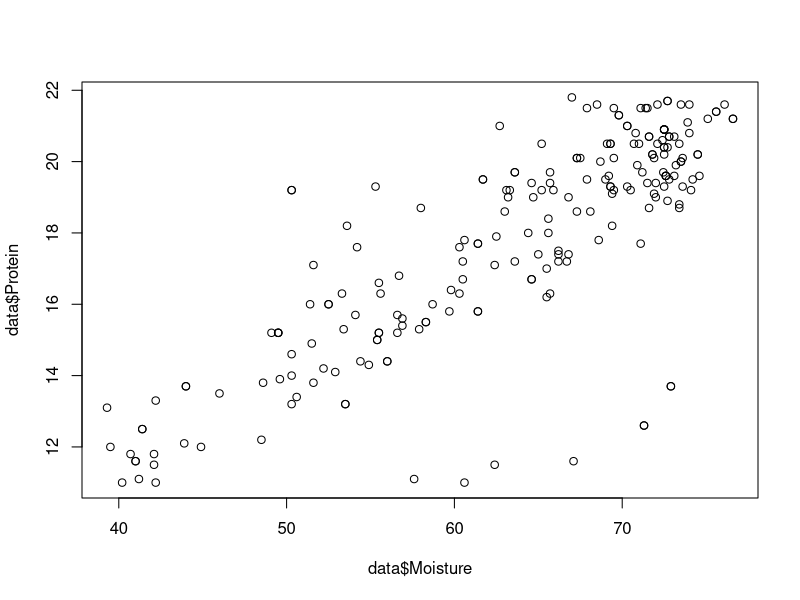
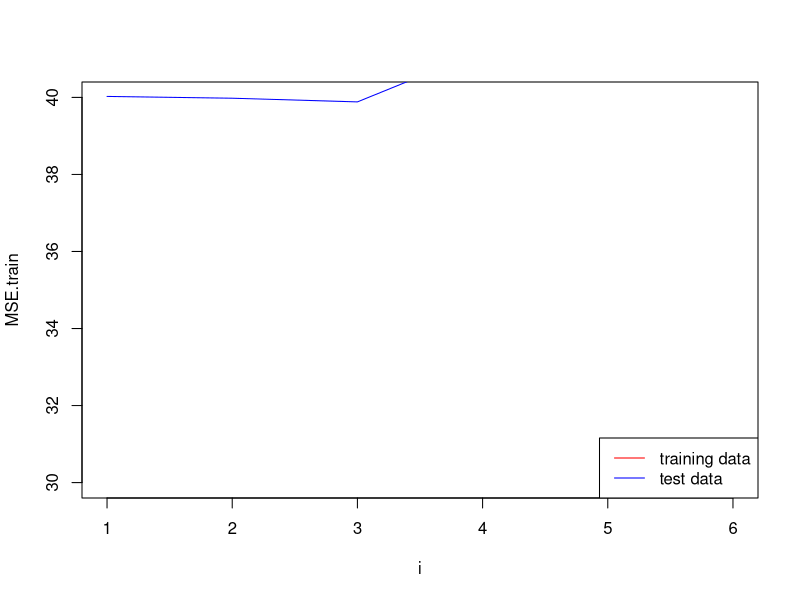
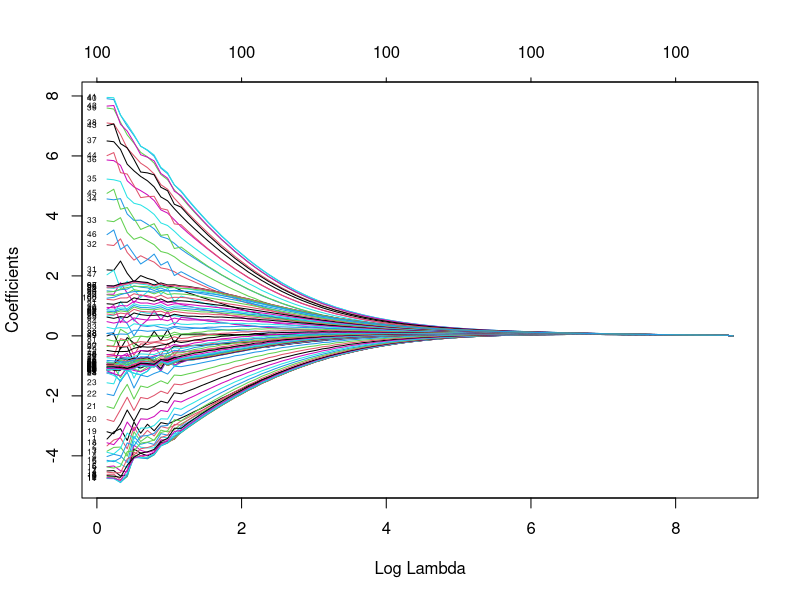
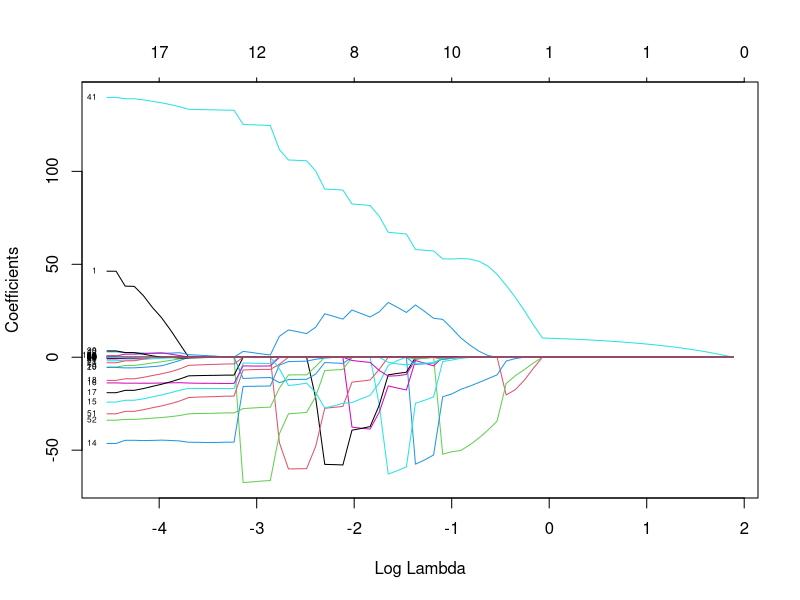
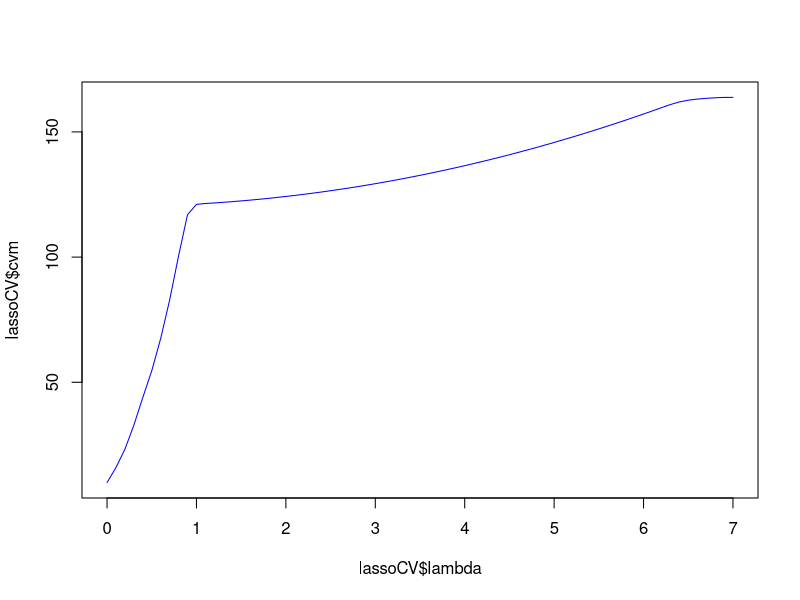

Generate these figures, in order, with R: (Note: this script raises an error after producing the figures.)
#step1
data = read.csv("tecator.csv", header=TRUE, sep=";", dec=",")#import data
set.seed(12345)#för samma resultat varje körning

plot(data$Moisture, data$Protein)

#step2

#step3
n=dim(data)[1]#Kollar antal rows
id=sample(1:n, floor(n*0.5))#sample väljer ut från element 1:n, floor rundar ned
train=data[id,]
test=data[-id,]

MSE.train <- numeric(6)
MSE.test <- numeric(6)
for (i in 1:6) {
  fit.train <- lm(Moisture ~ poly(Protein, i, raw=TRUE), train)
  summary <- summary(fit.train)
  MSE.train[i] <-  mean(summary$residuals^2)
  prediction <- predict(fit.train, test)
  MSE.test[i] <- mean((prediction-test$Moisture)^2)
}

i=seq(1,6,1)
plot(i,MSE.train, type="l", col="red", ylim=c(30,40))
lines(i, MSE.test, col="blue")
legend(x = "bottomright", c("training data", "test data"), lty = c(1,1), lwd = c(1,1), col=c("Red", "Blue"))


#step4
subset <- data[,2:101]
data.lm <- lm(data$Fat ~ ., subset)
library(MASS)
stepAIC <- stepAIC(data.lm, trace=FALSE)

#step5
library(glmnet)
ridgefit <- glmnet(as.matrix(subset), data$Fat, alpha=0, family="gaussian")
plot(ridgefit, xvar="lambda", label=TRUE)

#step6
lassofit <- glmnet(as.matrix(subset), data$Fat, alpha=1, family="gaussian")
plot(lassofit, xvar="lambda", label=TRUE)

#step7
lassoCV <- cv.glmnet(as.matrix(subset), data$Fat, alpha=1, family="gaussian", lambda=seq(0,7,0.1))
plot(lassoCV$lambda, lassoCV$cvm, type="l", col="blue")

lassoCV2 <- cvFit(lassofit, y=subset$Fat, data=subset, K=10)
